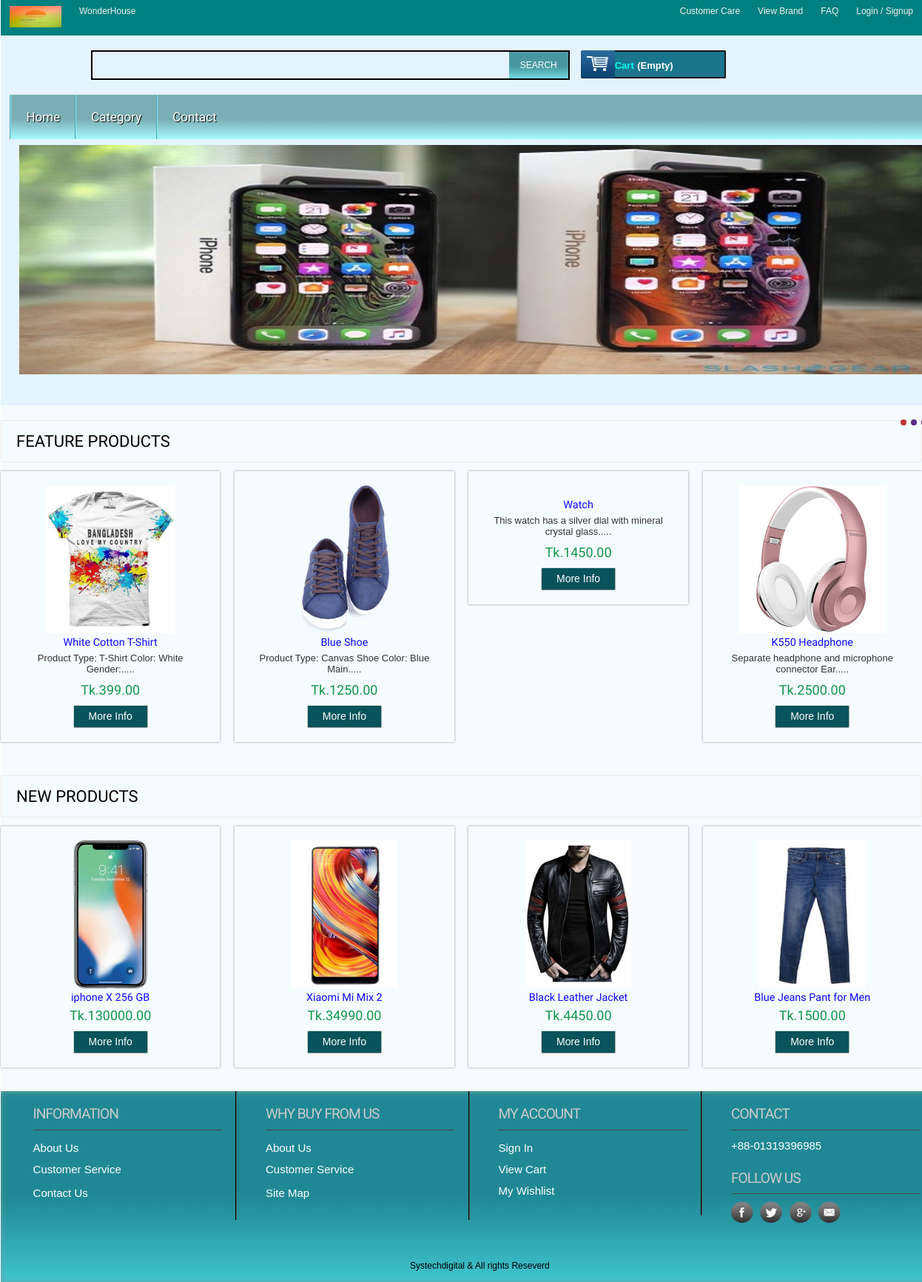
The page / on the database its author committed.
### tables this page shows
CREATE TABLE `tbl_product` (
  `productId` int(11) NOT NULL,
  `productName` varchar(255) NOT NULL,
  `catId` int(11) NOT NULL,
  `brandId` int(11) NOT NULL,
  `body` text NOT NULL,
  `price` float(10,2) NOT NULL,
  `image` varchar(255) NOT NULL,
  `type` tinyint(4) NOT NULL DEFAULT '0'
);

### library/session.php (called while the page is built, shortened)
<?php
class Session{
 public static function get($key){
  if (isset($_SESSION[$key])) {
   return $_SESSION[$key];
  } else {
   return false;
  }
 }
}
?>

### classes/cart.php (called while the page is built, shortened)
<?php
     $filepath = realpath(dirname(__FILE__));
	 include_once ($filepath.'/../library/database.php');
	 include_once ($filepath.'/../helper/format.php');
?>
<?php
class Cart{
        private $db;
    public function __construct(){
        $this->db=new Database();
    }
	public function checkCartTable(){
		$sId= session_id();
	    $query="SELECT * FROM tbl_cart WHERE sId ='$sId' ";
	    $result = $this->db->select($query);
        return $result;
	}
}
?>

### library/database.php (called while the page is built, shortened)
<?php
Class Database{
    public $host   = DB_HOST;
    public $user   = DB_USER;
    public $pass   = DB_PASS;
    public $dbname = DB_NAME;
    public $link;
private function connectDB(){
    $this->link = new mysqli($this->host, $this->user, $this->pass, $this->dbname);
 }
public function select($query){
    $result = $this->link->query($query) or
    die($this->link->error.__LINE__);
    if($result->num_rows > 0){
        return $result;
    } else {
        return false;
    }
 }
}

### classes/product.php (called while the page is built, shortened)
<?php
     $filepath = realpath(dirname(__FILE__));
	 include_once ($filepath.'/../library/database.php');
	 include_once ($filepath.'/../helper/format.php');
?>
<?php
class Product{
        private $db;
    public function __construct(){
        $this->db=new Database();
    }
	public function getFeaturedProduct(){
	    $query="SELECT * FROM tbl_product WHERE type='0' ORDER BY productId DESC LIMIT 4";
		$result = $this->db->select($query);
		return $result;
	}
   public function getNewProduct(){
	  $query="SELECT * FROM tbl_product ORDER BY productId DESC LIMIT 4";
	  $result = $this->db->select($query);
      return $result;
   }
}
?>

### helper/format.php (called while the page is built, shortened)
<?php
class Format{
 public function textShorten($text, $limit = 400){
    $text = $text. " ";
    $text = substr($text, 0, $limit);
    $text = substr($text, 0, strrpos($text, ' '));
    $text = $text.".....";
    return $text;
 }
}
?>

### Index.php (the view, shortened to what this page needs)
<?php include 'inc/header.php';?>
<?php include 'inc/slider.php';?>
 <div class="main">
    <div class="content">
    	<div class="content_top">
    		<div class="heading">
    		<h3>Feature Products</h3>
    		</div>
    	</div>
	      <div class="section group">
		  <?php
		  $getFpd = $pd->getFeaturedProduct();
		  if($getFpd){
			  while($result = $getFpd->fetch_assoc()){
		  ?>
				<div class="grid_1_of_4 images_1_of_4">
					 <a href="details.php?proid=<?php echo $result['productId']; ?>"><img src="admin/<?php echo $result['image']; ?>" alt="" /></a>
					 <h2> <?php echo $result['productName']; ?> </h2>
					 <p><?php echo $fm->textShorten($result['body'], 60); ?></p>
					 <p><span class="price">Tk.<?php echo $result['price']; ?></span></p>
				     <div class="button"><span><a href="details.php?proid=<?php echo $result['productId']; ?>" class="details">More Info</a></span></div>
				</div>
			<?php } } ?>
			</div>
			<div class="content_bottom">
    		<div class="heading">
    		<h3>New Products</h3>
    		</div>
    	</div>
			<div class="section group">
		  <?php
		  $getNpd = $pd->getNewProduct();
		  if($getNpd){
			  while($result = $getNpd->fetch_assoc()){
		  ?>
				<div class="grid_1_of_4 images_1_of_4">
					 <a href="details.php?proid=<?php echo $result['productId']; ?>"><img src="admin/<?php echo $result['image']; ?>" alt="" /></a>
					 <h2> <?php echo $result['productName']; ?> </h2>
					 <p><span class="price">Tk.<?php echo $result['price']; ?></span></p>
				     <div class="button"><span><a href="details.php?proid=<?php echo $result['productId']; ?>" class="details">More Info</a></span></div>
				</div>
		 <?php } } ?>
				</div>
			</div>
    </div>
 <?php include 'inc/footer.php';?>

### inc/header.php (shortened to what this page needs)
<?php
     include 'library/session.php';
	 include 'library/database.php';
     include 'helper/format.php';
         $fm = new Format();
		 $pd = new Product();
		 $ct = new Cart();
?>
<!DOCTYPE HTML>
<head>
<link href="css/style.css" rel="stylesheet" type="text/css" media="all"/>
<link href="css/menu.css" rel="stylesheet" type="text/css" media="all"/>
</head>
<body>
<div class="topnav">
    <div class=" bg-dark"><a> <img src="images/log.png" alt="" style="width:70px; "></a>    <a class="navbar-brand" href="#">WonderHouse</a>
</div>
          <div class="topnav-right">
    <a class="" href="contact.php">Customer Care</a>
     <a class="" href="viewbrand.php">View Brand</a>
    <a href="faq.php">FAQ</a>
      <div class="topnav-right">
		   <?php
           $login = Session :: get("cuslogin");
           if($login == false){ ?>
           <a href="login.php"> Login / Signup</a></div>
		   <?php }else{ ?>
		   <a href="?cid=<?php Session :: get('cmrId')?>">Logout</a></div>
		   <?php  }
	       ?>
  </div>
</div>
  <div class="wrap">
		<div class="header_top">
 			  <div class="header_top_right">
			    <div class="search_box">
				    <form action="search.php" method="get">
				    	<input type="text" name="search"  onfocus="this.value = '';" onblur="if (this.value == '') {this.value = 'Search for Products';}"> <input type="submit" name="submit "value="SEARCH">
				    </form>
			    </div>
			    <div class="shopping_cart">
					<div class="cart">
						<a href="#" title="View my shopping cart" rel="nofollow">
								<span class="cart_title">Cart</span>
								<span class="no_product">
								<?php
								$getData =$ct->checkCartTable();
								if($getData){
								$sum = Session::get("sum");
								$qty = Session::get("qty");
								echo "Tk.".$sum." | Q: ".$qty;
								}else{
									echo "(Empty)";
								}
								?>
								</span>
							</a>
						</div>
			      </div>
		 	 </div>
 </div>
<div class="menu">
	<ul id="dc_mega-menu-orange" class="dc_mm-orange">
	  <li><a href="index.php">Home</a></li>
	  <li><a href="category.php">Category</a> </li>
	  <li><a href="contact.php">Contact</a> </li>
	</ul>
</div>

### inc/slider.php (shortened to what this page needs)
<section class="slider">
	  <div class="flexslider">
		<ul class="slides">
			<li><img src="images/5.jpg" alt=""/></li>
	    </ul>
	  </div>
    </section>
  </div>

### inc/footer.php (shortened to what this page needs)
   <div class="footer">
   	  <div class="wrapper">
	     <div class="section group">
				<div class="col_1_of_4 span_1_of_4">
						<h4>Information</h4>
						<ul>
						<li><a href="contact.php">About Us</a></li>
						<li><a href="contact.php">Customer Service</a></li>
						<li><a href="contact.php"><span>Contact Us</span></a></li>
						</ul>
					</div>
				<div class="col_1_of_4 span_1_of_4">
					<h4>Why buy from us</h4>
						<ul>
						<li><a href="contact.php">About Us</a></li>
						<li><a href="contact.php">Customer Service</a></li>
						<li><a href="contact.php"><span>Site Map</span></a></li>
						</ul>
				</div>
				<div class="col_1_of_4 span_1_of_4">
					<h4>My account</h4>
						<ul>
							<li><a href="login.php">Sign In</a></li>
							<li><a href="cart.php">View Cart</a></li>
							<li><a href="wishlist.php">My Wishlist</a></li>
						</ul>
				</div>
				<div class="col_1_of_4 span_1_of_4">
					<h4>Contact</h4>
						<ul>
							<li><span>+88-01319396985</span></li>
						</ul>
						<div class="social-icons">
							<h4>Follow Us</h4>
					   		  <ul>
							      <li class="facebook"><a href="#" target="_blank"> </a></li>
							      <li class="twitter"><a href="#" target="_blank"> </a></li>
							      <li class="googleplus"><a href="#" target="_blank"> </a></li>
							      <li class="contact"><a href="#" target="_blank"> </a></li>
						     </ul>
   	 					</div>
				</div>
			</div>
			<div class="copy_right">
				<p>Systechdigital &amp; All rights Reseverd </p>
		   </div>
     </div>
    </div>
    <link href="css/flexslider.css" rel='stylesheet' type='text/css' />
</body>
</html>

### css/menu.css (style rules this page uses)
ul.dc_mm-orange,ul.dc_mm-orange li { border:none; list-style:none; }
ul.dc_mm-orange { background: #414045; background: -moz-linear-gradient(top, #414045 55%, #2f2e33 100%); background: -webkit-gradient(linear, left top, left bottom, color-stop(55%,#414045), color-stop(100%,#2f2e33)); background: -webkit-linear-gradient(top, #414045 55%,#2f2e33 100%); background: -o-linear-gradient(top, #414045 55%,#2f2e33 100%); background: -ms-linear-gradient(top, #414045 55%,#2f2e33 100%); background: linear-gradient(to bottom, #7AAEB4 55%,#A6F9FF 100%); filter: progid:DXImageTransform.Microsoft.gradient( startColorstr='#414045', endColorstr='#2f2e33',GradientType=0 ); font: normal 13px Arial,sans-serif; padding: 0; position: relative; width: 100%; }
ul.dc_mm-orange li { float:left; margin:0; padding:0; }
ul.dc_mm-orange li a { color: #fff; display: block; float: left; font-size: 17px; padding: 20px 20px; text-decoration: none; text-shadow: 1px 1px 1px #000; font-family: 'Doppio One', sans-serif; border-left: 2px groove #82eeff; }

### css/flexslider.css (style rules this page uses)
.slides, .flex-control-nav, .flex-direction-nav { margin: 0; padding: 0; list-style: none; }
.flexslider { margin: 0; padding: 0; }
.flexslider .slides > li { display: none; -webkit-backface-visibility: hidden; }
.flexslider .slides img { width: 100%; display: block;min-height:310px; }
.slides:after { content: "."; display: block; clear: both; visibility: hidden; line-height: 0; height: 0; }
.flexslider { background: ; position: relative; -webkit-border-radius: 4px; -moz-border-radius: 4px; -o-border-radius: 4px; border-radius: 4px; ,0,0,.2); zoom: 1; }
.flexslider .slides { zoom: 1; }

### inc/header.php (style rules this page uses)
.topnav { overflow: hidden; background-color: #008080 ; }
.topnav a { float: left; color: #f2f2f2; text-align: center; padding: 8px 12px; text-decoration: none; font-size: 12px; }
.topnav-right { float: right; }

### rows shown on the page
tbl_product: image (picture), productName "White Cotton T-Shirt", body "Product Type: T-Shirt Color: White Gender:.....", price "399.00"
tbl_product: image (picture), productName "Blue Shoe", body "Product Type: Canvas Shoe Color: Blue Main.....", price "1250.00"
tbl_product: productName "Watch", body "This watch has a silver dial with mineral crystal glass.....", price "1450.00"
tbl_product: image (picture), productName "K550 Headphone", body "Separate headphone and microphone connector Ear.....", price "2500.00"
tbl_product: image (picture), productName "iphone X 256 GB", price "130000.00"
tbl_product: image (picture), productName "Xiaomi Mi Mix 2", price "34990.00"
tbl_product: image (picture), productName "Black Leather Jacket", price "4450.00"
tbl_product: image (picture), productName "Blue Jeans Pant for Men", price "1500.00"
